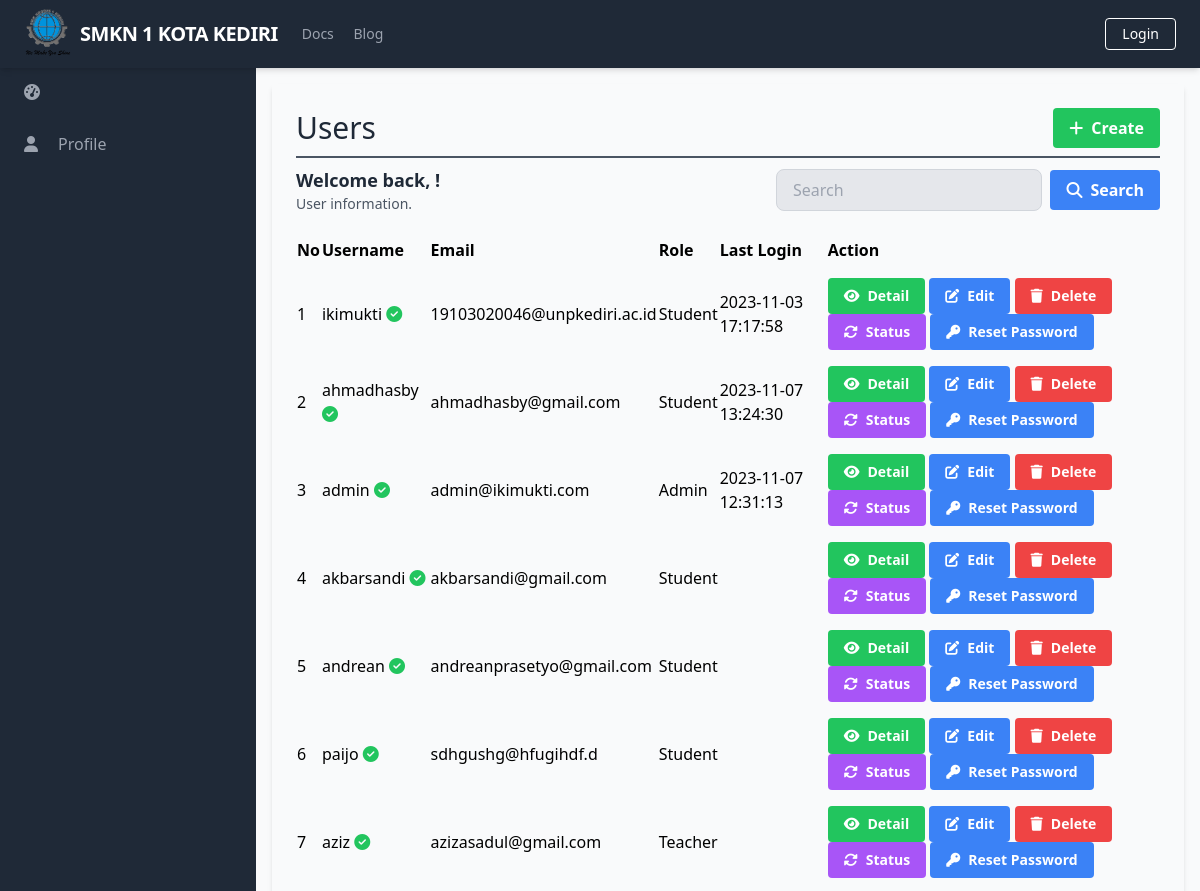
The app's page /manage_users/manage_users_list.php (upper part), older data.
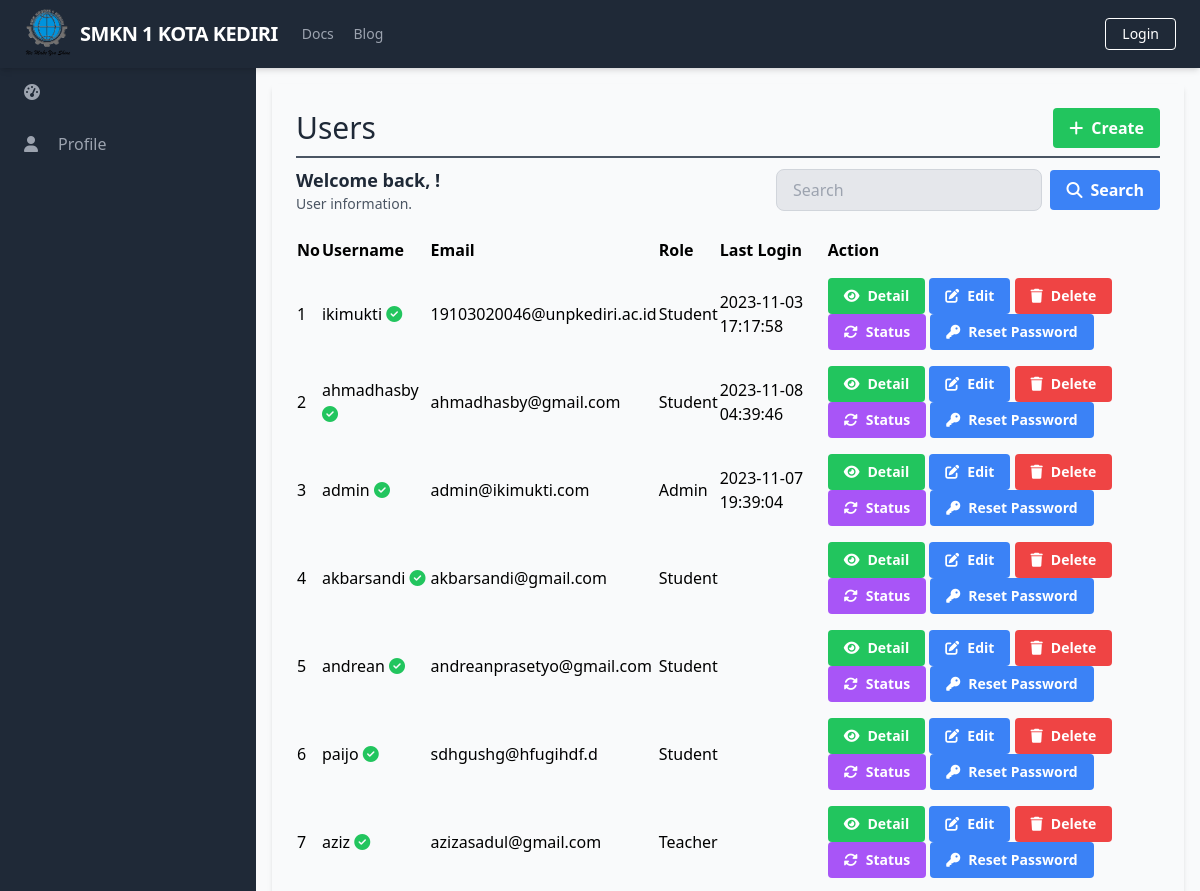
The same page, newer data.
### tables this page shows
CREATE TABLE `Users` (
  `UserID` int(11) NOT NULL,
  `Username` varchar(50) NOT NULL,
  `Password` varchar(255) NOT NULL,
  `Email` varchar(100) NOT NULL,
  `FullName` varchar(100) DEFAULT NULL,
  `DateOfBirth` date DEFAULT NULL,
  `Gender` varchar(10) DEFAULT NULL,
  `Address` text DEFAULT NULL,
  `PhoneNumber` varchar(20) DEFAULT NULL,
  `RoleID` int(11) DEFAULT NULL,
  `AccountCreationDate` timestamp NOT NULL DEFAULT current_timestamp() ON UPDATE current_timestamp(),
  `LastLogin` datetime DEFAULT NULL,
  `AccountStatus` varchar(20) DEFAULT NULL,
  `ProfilePictureURL` varchar(255) DEFAULT NULL,
  `ActivationStatus` varchar(20) DEFAULT NULL
);

CREATE TABLE `Role` (
  `RoleID` int(11) NOT NULL,
  `RoleName` varchar(50) NOT NULL
);

### database/connection.php (called while the page is built, shortened)
<?php
$baseUrl = "http://localhost/final_project_aziz_2023/";

### public/manage_users/manage_users_list.php (the view, shortened to what the changed rows need)
<?php
require_once('../../database/connection.php');
?>
<?php include_once('../components/header.php'); ?>
<div class="h-screen flex flex-col">
    <div class="flex-grow bg-gray-50 flex flex-row shadow-md">
        <main class=" bg-gray-50 flex flex-col flex-1 overflow-y-scroll h-screen flex-shrink-0 sc-hide pb-40">
            <div class="flex items-start justify-start p-6 shadow-md m-4 flex-1 flex-col">
                <div class="flex flex-row justify-between items-center w-full border-b-2 border-gray-600 mb-2 pb-2">
                    <h1 class="text-3xl text-gray-800 font-semibol w-full">Users</h1>
                </div>
                <div class="flex flex-col w-full">
                    <div class="flex flex-row justify-between items-center w-full mb-2 pb-2">
                        <div>
                            <h2 class="text-lg text-gray-800 font-semibold">Welcome back, <?php echo $_SESSION['FullName']; ?>!</h2>
                        </div>
                    </div>
                    <table class="min-w-full">
                        <thead>
                            <tr>
                                <th class="text-left py-2">No</th>
                                <th class="text-left py-2">Username</th>
                                <th class="text-left py-2">Email</th>
                                <th class="text-left py-2">Role</th>
                                <th class="text-left py-2">Last Login</th>
                                <th class="text-left py-2">Action</th>
                            </tr>
                        </thead>
                        <tbody>
                            <?php
                            $searchTerm = isset($_GET['search']) ? $_GET['search'] : '';
                            $page = isset($_GET['page']) ? $_GET['page'] : 1;
                            $query = "SELECT u.UserID, u.Username, u.Email, r.RoleName, u.LastLogin, u.ActivationStatus FROM Users u
                                      LEFT JOIN Role r ON u.RoleID = r.RoleID
                                      WHERE u.Username LIKE '%$searchTerm%' OR u.Email LIKE '%$searchTerm%'
                                      LIMIT 15 OFFSET " . ($page - 1) * 15;
                            $result = $conn->query($query);
                            $no = 1;
                            while ($row = $result->fetch_assoc()) {
                            ?>
                                <tr>
                                    <td class="py-2"><?php echo $no++; ?></td>
                                    <td class="py-2">
                                        <?php echo $row['Username']; ?>
                                        <?php
                                        if ($row['ActivationStatus'] == 'pending' || $row['ActivationStatus'] == NULL) {
                                            echo '<i class="fas fa-hourglass-half text-yellow-500"></i>';
                                        } elseif ($row['ActivationStatus'] == 'active') {
                                            echo '<i class="fas fa-check-circle text-green-500"></i>';
                                        } elseif ($row['ActivationStatus'] == 'disabled') {
                                            echo '<i class="fas fa-ban text-red-500"></i>';
                                        }
                                        ?>
                                    </td>
                                    <td class="py-2"><?php echo $row['Email']; ?></td>
                                    <td class="py-2"><?php echo $row['RoleName']; ?></td>
                                    <td class="py-2"><?php echo $row['LastLogin']; ?></td>
                                    <td class='py-2'>
                                        <a href="<?php echo $baseUrl; ?>public/manage_users/manage_users_detail.php?id=<?php echo $row['UserID'] ?>" class='bg-green-500 hover-bg-green-700 text-white font-bold py-2 px-4 rounded inline-flex items-center text-sm'>
                                            <i class='fas fa-eye mr-2'></i>
                                            <span>Detail</span>
                                        </a>
                                        <a href="<?php echo $baseUrl; ?>public/manage_users/manage_users_update.php?id=<?php echo $row['UserID'] ?>" class='bg-blue-500 hover-bg-blue-700 text-white font-bold py-2 px-4 rounded inline-flex items-center text-sm'>
                                            <i class='fas fa-edit mr-2'></i>
                                            <span>Edit</span>
                                        </a>
                                        <a href="#" onclick="confirmDelete(<?php echo $row['UserID']; ?>)" class='bg-red-500 hover-bg-red-700 text-white font-bold py-2 px-4 rounded inline-flex items-center text-sm'>
                                            <i class='fas fa-trash mr-2'></i>
                                            <span>Delete</span>
                                        </a>
                                        <a href="#" onclick="confirmUpdateStatus(<?php echo $row['UserID']; ?>, '<?php echo $row['ActivationStatus']; ?>')" class='bg-purple-500 hover-bg-blue-700 text-white font-bold py-2 px-4 rounded inline-flex items-center text-sm'>
                                            <i class='fas fa-sync-alt mr-2'></i>
                                            <span>Status</span>
                                        </a>
                                        <a href="<?php echo $baseUrl; ?>public/manage_users/manage_users_reset_password.php?id=<?php echo $row['UserID']; ?>" class="bg-blue-500 hover-bg-blue-700 text-white font-bold py-2 px-4 rounded inline-flex items-center text-sm">
                                            <i class="fas fa-key mr-2"></i>
                                            <span>Reset Password</span>
                                        </a>
                                    </td>
                                </tr>
                            <?php
                            }
                            ?>
                        </tbody>
                    </table>
                </div>
        </main>
    </div>
</div>
</body>
</html>

Row changes from the older to the newer data that the page shows:
changed users "ahmadhasby": LastLogin "2023-11-07 13:24:30" → "2023-11-08 04:39:46"
changed users "admin": LastLogin "2023-11-07 12:31:13" → "2023-11-07 19:39:04"
